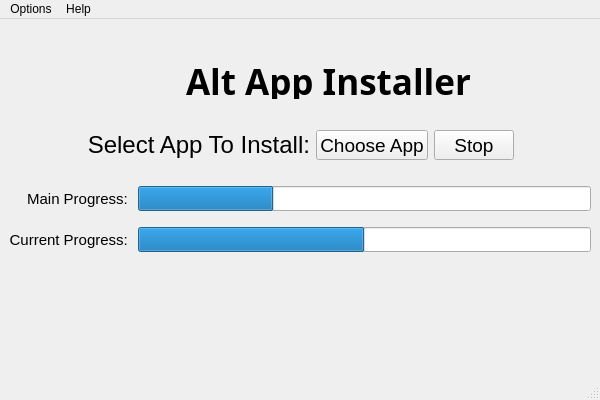
<?xml version="1.0" encoding="UTF-8"?>
<ui version="4.0">
 <class>MainProgram</class>
 <widget class="QMainWindow" name="MainProgram">
  <property name="enabled">
   <bool>true</bool>
  </property>
  <property name="geometry">
   <rect>
    <x>0</x>
    <y>0</y>
    <width>600</width>
    <height>400</height>
   </rect>
  </property>
  <property name="sizePolicy">
   <sizepolicy hsizetype="Expanding" vsizetype="Expanding">
    <horstretch>0</horstretch>
    <verstretch>0</verstretch>
   </sizepolicy>
  </property>
  <property name="minimumSize">
   <size>
    <width>0</width>
    <height>0</height>
   </size>
  </property>
  <property name="maximumSize">
   <size>
    <width>700</width>
    <height>500</height>
   </size>
  </property>
  <property name="windowTitle">
   <string>Alt App Installer</string>
  </property>
  <widget class="QWidget" name="centralwidget">
   <property name="enabled">
    <bool>true</bool>
   </property>
   <property name="sizePolicy">
    <sizepolicy hsizetype="Expanding" vsizetype="Preferred">
     <horstretch>0</horstretch>
     <verstretch>0</verstretch>
    </sizepolicy>
   </property>
   <layout class="QGridLayout" name="gridLayout_2">
    <item row="0" column="0">
     <layout class="QGridLayout" name="gridLayout">
      <property name="sizeConstraint">
       <enum>QLayout::SetDefaultConstraint</enum>
      </property>
      <item row="2" column="0">
       <layout class="QHBoxLayout" name="horizontalLayout_3">
        <item>
         <spacer name="horizontalSpacer_4">
          <property name="orientation">
           <enum>Qt::Horizontal</enum>
          </property>
          <property name="sizeHint" stdset="0">
           <size>
            <width>40</width>
            <height>20</height>
           </size>
          </property>
         </spacer>
        </item>
        <item>
         <widget class="QLabel" name="imagetitle">
          <property name="sizePolicy">
           <sizepolicy hsizetype="Fixed" vsizetype="Fixed">
            <horstretch>0</horstretch>
            <verstretch>0</verstretch>
           </sizepolicy>
          </property>
          <property name="minimumSize">
           <size>
            <width>51</width>
            <height>51</height>
           </size>
          </property>
          <property name="maximumSize">
           <size>
            <width>51</width>
            <height>51</height>
           </size>
          </property>
          <property name="text">
           <string/>
          </property>
          <property name="pixmap">
           <pixmap>../data/images/installer_icon.png</pixmap>
          </property>
          <property name="scaledContents">
           <bool>true</bool>
          </property>
         </widget>
        </item>
        <item>
         <widget class="QLabel" name="Title_2">
          <property name="sizePolicy">
           <sizepolicy hsizetype="Minimum" vsizetype="Fixed">
            <horstretch>0</horstretch>
            <verstretch>0</verstretch>
           </sizepolicy>
          </property>
          <property name="maximumSize">
           <size>
            <width>319</width>
            <height>42</height>
           </size>
          </property>
          <property name="font">
           <font>
            <family>Bahnschrift SemiBold</family>
            <pointsize>26</pointsize>
            <weight>75</weight>
            <bold>true</bold>
           </font>
          </property>
          <property name="layoutDirection">
           <enum>Qt::LeftToRight</enum>
          </property>
          <property name="text">
           <string>Alt App Installer</string>
          </property>
          <property name="alignment">
           <set>Qt::AlignHCenter|Qt::AlignTop</set>
          </property>
         </widget>
        </item>
        <item>
         <spacer name="horizontalSpacer_5">
          <property name="orientation">
           <enum>Qt::Horizontal</enum>
          </property>
          <property name="sizeHint" stdset="0">
           <size>
            <width>40</width>
            <height>20</height>
           </size>
          </property>
         </spacer>
        </item>
       </layout>
      </item>
      <item row="3" column="0">
       <spacer name="horizontalSpacer">
        <property name="orientation">
         <enum>Qt::Horizontal</enum>
        </property>
        <property name="sizeType">
         <enum>QSizePolicy::Fixed</enum>
        </property>
        <property name="sizeHint" stdset="0">
         <size>
          <width>40</width>
          <height>20</height>
         </size>
        </property>
       </spacer>
      </item>
      <item row="6" column="0">
       <spacer name="verticalSpacer">
        <property name="orientation">
         <enum>Qt::Vertical</enum>
        </property>
        <property name="sizeHint" stdset="0">
         <size>
          <width>20</width>
          <height>40</height>
         </size>
        </property>
       </spacer>
      </item>
      <item row="1" column="0">
       <spacer name="verticalSpacer_2">
        <property name="orientation">
         <enum>Qt::Vertical</enum>
        </property>
        <property name="sizeType">
         <enum>QSizePolicy::Fixed</enum>
        </property>
        <property name="sizeHint" stdset="0">
         <size>
          <width>0</width>
          <height>25</height>
         </size>
        </property>
       </spacer>
      </item>
      <item row="4" column="0">
       <layout class="QVBoxLayout" name="verticalLayout">
        <item>
         <layout class="QHBoxLayout" name="horizontalLayout_4">
          <item>
           <spacer name="horizontalSpacer_6">
            <property name="orientation">
             <enum>Qt::Horizontal</enum>
            </property>
            <property name="sizeHint" stdset="0">
             <size>
              <width>40</width>
              <height>20</height>
             </size>
            </property>
           </spacer>
          </item>
          <item>
           <widget class="QLabel" name="Select_app_label">
            <property name="sizePolicy">
             <sizepolicy hsizetype="Preferred" vsizetype="Expanding">
              <horstretch>0</horstretch>
              <verstretch>0</verstretch>
             </sizepolicy>
            </property>
            <property name="maximumSize">
             <size>
              <width>225</width>
              <height>30</height>
             </size>
            </property>
            <property name="font">
             <font>
              <family>Arial</family>
              <pointsize>18</pointsize>
              <weight>50</weight>
              <bold>false</bold>
             </font>
            </property>
            <property name="text">
             <string>Select App To Install:</string>
            </property>
            <property name="alignment">
             <set>Qt::AlignRight|Qt::AlignTrailing|Qt::AlignVCenter</set>
            </property>
           </widget>
          </item>
          <item>
           <widget class="QPushButton" name="pushButton">
            <property name="sizePolicy">
             <sizepolicy hsizetype="Minimum" vsizetype="Fixed">
              <horstretch>0</horstretch>
              <verstretch>0</verstretch>
             </sizepolicy>
            </property>
            <property name="maximumSize">
             <size>
              <width>114</width>
              <height>30</height>
             </size>
            </property>
            <property name="font">
             <font>
              <family>Arial</family>
              <pointsize>14</pointsize>
              <weight>50</weight>
              <bold>false</bold>
             </font>
            </property>
            <property name="text">
             <string>Choose App</string>
            </property>
           </widget>
          </item>
          <item>
           <widget class="QPushButton" name="stop_btn">
            <property name="sizePolicy">
             <sizepolicy hsizetype="Minimum" vsizetype="Fixed">
              <horstretch>0</horstretch>
              <verstretch>0</verstretch>
             </sizepolicy>
            </property>
            <property name="maximumSize">
             <size>
              <width>114</width>
              <height>30</height>
             </size>
            </property>
            <property name="font">
             <font>
              <family>Arial</family>
              <pointsize>14</pointsize>
              <weight>50</weight>
              <bold>false</bold>
             </font>
            </property>
            <property name="text">
             <string>Stop</string>
            </property>
           </widget>
          </item>
          <item>
           <spacer name="horizontalSpacer_7">
            <property name="orientation">
             <enum>Qt::Horizontal</enum>
            </property>
            <property name="sizeHint" stdset="0">
             <size>
              <width>40</width>
              <height>20</height>
             </size>
            </property>
           </spacer>
          </item>
         </layout>
        </item>
        <item>
         <spacer name="horizontalSpacer_3">
          <property name="orientation">
           <enum>Qt::Horizontal</enum>
          </property>
          <property name="sizeType">
           <enum>QSizePolicy::Fixed</enum>
          </property>
          <property name="sizeHint" stdset="0">
           <size>
            <width>400</width>
            <height>20</height>
           </size>
          </property>
         </spacer>
        </item>
        <item>
         <layout class="QHBoxLayout" name="horizontalLayout">
          <item>
           <spacer name="horizontalSpacer_8">
            <property name="orientation">
             <enum>Qt::Horizontal</enum>
            </property>
            <property name="sizeType">
             <enum>QSizePolicy::Fixed</enum>
            </property>
            <property name="sizeHint" stdset="0">
             <size>
              <width>18</width>
              <height>20</height>
             </size>
            </property>
           </spacer>
          </item>
          <item>
           <widget class="QLabel" name="Main_bar">
            <property name="sizePolicy">
             <sizepolicy hsizetype="Preferred" vsizetype="Minimum">
              <horstretch>0</horstretch>
              <verstretch>0</verstretch>
             </sizepolicy>
            </property>
            <property name="minimumSize">
             <size>
              <width>0</width>
              <height>25</height>
             </size>
            </property>
            <property name="maximumSize">
             <size>
              <width>16777215</width>
              <height>25</height>
             </size>
            </property>
            <property name="font">
             <font>
              <family>Arial</family>
              <pointsize>11</pointsize>
              <weight>50</weight>
              <bold>false</bold>
             </font>
            </property>
            <property name="text">
             <string>Main Progress: </string>
            </property>
            <property name="alignment">
             <set>Qt::AlignRight|Qt::AlignTrailing|Qt::AlignVCenter</set>
            </property>
           </widget>
          </item>
          <item>
           <widget class="QProgressBar" name="mainprogressBar">
            <property name="sizePolicy">
             <sizepolicy hsizetype="Expanding" vsizetype="Fixed">
              <horstretch>0</horstretch>
              <verstretch>0</verstretch>
             </sizepolicy>
            </property>
            <property name="minimumSize">
             <size>
              <width>0</width>
              <height>25</height>
             </size>
            </property>
            <property name="maximumSize">
             <size>
              <width>16777215</width>
              <height>25</height>
             </size>
            </property>
            <property name="font">
             <font>
              <family>Arial</family>
             </font>
            </property>
            <property name="value">
             <number>30</number>
            </property>
            <property name="textVisible">
             <bool>false</bool>
            </property>
           </widget>
          </item>
         </layout>
        </item>
        <item>
         <spacer name="horizontalSpacer_2">
          <property name="orientation">
           <enum>Qt::Horizontal</enum>
          </property>
          <property name="sizeHint" stdset="0">
           <size>
            <width>40</width>
            <height>10</height>
           </size>
          </property>
         </spacer>
        </item>
        <item>
         <layout class="QHBoxLayout" name="horizontalLayout_2">
          <item>
           <widget class="QLabel" name="Current_bar">
            <property name="sizePolicy">
             <sizepolicy hsizetype="Minimum" vsizetype="Minimum">
              <horstretch>0</horstretch>
              <verstretch>0</verstretch>
             </sizepolicy>
            </property>
            <property name="minimumSize">
             <size>
              <width>5</width>
              <height>25</height>
             </size>
            </property>
            <property name="maximumSize">
             <size>
              <width>16777215</width>
              <height>25</height>
             </size>
            </property>
            <property name="baseSize">
             <size>
              <width>0</width>
              <height>5</height>
             </size>
            </property>
            <property name="font">
             <font>
              <family>Arial</family>
              <pointsize>11</pointsize>
             </font>
            </property>
            <property name="text">
             <string>Current Progress: </string>
            </property>
            <property name="alignment">
             <set>Qt::AlignRight|Qt::AlignTrailing|Qt::AlignVCenter</set>
            </property>
           </widget>
          </item>
          <item>
           <widget class="QProgressBar" name="currentprogressBar">
            <property name="sizePolicy">
             <sizepolicy hsizetype="Expanding" vsizetype="Fixed">
              <horstretch>0</horstretch>
              <verstretch>0</verstretch>
             </sizepolicy>
            </property>
            <property name="minimumSize">
             <size>
              <width>0</width>
              <height>0</height>
             </size>
            </property>
            <property name="maximumSize">
             <size>
              <width>16777215</width>
              <height>25</height>
             </size>
            </property>
            <property name="baseSize">
             <size>
              <width>20</width>
              <height>30</height>
             </size>
            </property>
            <property name="font">
             <font>
              <family>Arial</family>
             </font>
            </property>
            <property name="autoFillBackground">
             <bool>false</bool>
            </property>
            <property name="value">
             <number>50</number>
            </property>
            <property name="textVisible">
             <bool>false</bool>
            </property>
           </widget>
          </item>
         </layout>
        </item>
       </layout>
      </item>
     </layout>
    </item>
   </layout>
  </widget>
  <widget class="QMenuBar" name="menubar">
   <property name="geometry">
    <rect>
     <x>0</x>
     <y>0</y>
     <width>600</width>
     <height>21</height>
    </rect>
   </property>
   <widget class="QMenu" name="menuOptions">
    <property name="title">
     <string>Options</string>
    </property>
    <widget class="QMenu" name="advancedmenu">
     <property name="enabled">
      <bool>true</bool>
     </property>
     <property name="statusTip">
      <string>Advanced Settings</string>
     </property>
     <property name="tearOffEnabled">
      <bool>false</bool>
     </property>
     <property name="title">
      <string>Advanced</string>
     </property>
     <property name="icon">
      <iconset>
       <normaloff>../data/images/advanced.png</normaloff>../data/images/advanced.png</iconset>
     </property>
     <property name="toolTipsVisible">
      <bool>false</bool>
     </property>
     <widget class="QMenu" name="Dependencymenu">
      <property name="statusTip">
       <string>Dependency Download Option</string>
      </property>
      <property name="title">
       <string>Dependencies</string>
      </property>
      <property name="icon">
       <iconset>
        <normaloff>../data/images/dependency.png</normaloff>../data/images/dependency.png</iconset>
      </property>
      <addaction name="actionIgnore_Latest_Version"/>
      <addaction name="actionIgnore_All_filters"/>
     </widget>
     <addaction name="Dependencymenu"/>
     <addaction name="actionDownload_Mode"/>
     <addaction name="actionDedicated_Folder"/>
    </widget>
    <addaction name="actionDownloads"/>
    <addaction name="actionget_using_url"/>
    <addaction name="actioninstall_From_File"/>
    <addaction name="actionclear_cache"/>
    <addaction name="advancedmenu"/>
   </widget>
   <widget class="QMenu" name="menuAbout">
    <property name="title">
     <string>Help</string>
    </property>
    <addaction name="actionCheck_For_Updates"/>
    <addaction name="actionOpen_Logs"/>
    <addaction name="separator"/>
    <addaction name="actionHelp"/>
    <addaction name="actionAbout"/>
   </widget>
   <addaction name="menuOptions"/>
   <addaction name="menuAbout"/>
  </widget>
  <widget class="QStatusBar" name="statusbar"/>
  <action name="actionInstall_From_File">
   <property name="text">
    <string>Install From File</string>
   </property>
   <property name="statusTip">
    <string>Install App (appx,Msix) From Local File</string>
   </property>
  </action>
  <action name="actionDownload_From_Url">
   <property name="text">
    <string>Install From Url</string>
   </property>
   <property name="statusTip">
    <string>Install from link given by user (link of the app from microsoft.com)</string>
   </property>
  </action>
  <action name="actionclear_cache">
   <property name="icon">
    <iconset>
     <normaloff>../data/images/clear.png</normaloff>../data/images/clear.png</iconset>
   </property>
   <property name="text">
    <string>Clear Cache</string>
   </property>
   <property name="statusTip">
    <string>Clear all files like [downloads,logs.. etc]</string>
   </property>
  </action>
  <action name="actionInstall_Driver_Chrome">
   <property name="text">
    <string>Install Driver + Chrome</string>
   </property>
  </action>
  <action name="actionInstall_Chrome_Driver">
   <property name="text">
    <string>Install Chrome Driver</string>
   </property>
   <property name="statusTip">
    <string>Download and install chrome driver</string>
   </property>
  </action>
  <action name="actionCheck_For_Updates">
   <property name="icon">
    <iconset>
     <normaloff>../data/images/update.png</normaloff>../data/images/update.png</iconset>
   </property>
   <property name="text">
    <string>Check For Updates</string>
   </property>
   <property name="statusTip">
    <string>Check for updates</string>
   </property>
  </action>
  <action name="actionAbout">
   <property name="icon">
    <iconset>
     <normaloff>../data/images/about.png</normaloff>../data/images/about.png</iconset>
   </property>
   <property name="text">
    <string>About</string>
   </property>
   <property name="statusTip">
    <string/>
   </property>
  </action>
  <action name="actionHelp">
   <property name="icon">
    <iconset>
     <normaloff>../data/images/help.png</normaloff>../data/images/help.png</iconset>
   </property>
   <property name="text">
    <string>Help</string>
   </property>
   <property name="statusTip">
    <string>Get Help</string>
   </property>
  </action>
  <action name="actionOpen_Logs">
   <property name="icon">
    <iconset>
     <normaloff>../data/images/log.png</normaloff>../data/images/log.png</iconset>
   </property>
   <property name="text">
    <string>Open Logs</string>
   </property>
   <property name="statusTip">
    <string>Open log file</string>
   </property>
  </action>
  <action name="actionDownload_From_Url_2">
   <property name="text">
    <string>Download From Url</string>
   </property>
   <property name="statusTip">
    <string>Download from link given by user (link of the app from microsoft.com)</string>
   </property>
  </action>
  <action name="actioninstall_From_File">
   <property name="icon">
    <iconset>
     <normaloff>../data/images/file.png</normaloff>../data/images/file.png</iconset>
   </property>
   <property name="text">
    <string>Install UWP App</string>
   </property>
   <property name="statusTip">
    <string>Install app (Appx,Msix..etc) from local file </string>
   </property>
  </action>
  <action name="actionSet_Wait_Time">
   <property name="text">
    <string>Set Wait Time</string>
   </property>
   <property name="statusTip">
    <string>Set Wait Time ( Use If Slow Internet Speed,Default: 5)</string>
   </property>
  </action>
  <action name="actionDownloads">
   <property name="icon">
    <iconset>
     <normaloff>../data/images/downloads.png</normaloff>../data/images/downloads.png</iconset>
   </property>
   <property name="text">
    <string>Downloads</string>
   </property>
   <property name="statusTip">
    <string>Open downloads folder</string>
   </property>
  </action>
  <action name="actionAll_Dependencies">
   <property name="checkable">
    <bool>true</bool>
   </property>
   <property name="icon">
    <iconset>
     <selectedoff>data/images/unchecked.png</selectedoff>
     <selectedon>data/images/checked.png</selectedon>
    </iconset>
   </property>
   <property name="text">
    <string>All Dependencies</string>
   </property>
  </action>
  <action name="actionIgnore_Latest_Version">
   <property name="checkable">
    <bool>true</bool>
   </property>
   <property name="icon">
    <iconset>
     <normaloff>../data/images/unchecked.png</normaloff>
     <normalon>../data/images/checked.png</normalon>../data/images/unchecked.png</iconset>
   </property>
   <property name="text">
    <string>Ignore  Version</string>
   </property>
   <property name="statusTip">
    <string>Download all versions of the dependencies</string>
   </property>
  </action>
  <action name="actionIgnore_All_filters">
   <property name="checkable">
    <bool>true</bool>
   </property>
   <property name="icon">
    <iconset>
     <normaloff>../data/images/unchecked.png</normaloff>
     <normalon>../data/images/checked.png</normalon>
     <selectedoff>../data/images/unchecked.png</selectedoff>
     <selectedon>../data/images/checked.png</selectedon>../data/images/unchecked.png</iconset>
   </property>
   <property name="text">
    <string>Ignore All  Filters</string>
   </property>
   <property name="statusTip">
    <string>Download all dependencies regardless of system arch (x64,x32,Arm), type (Appx,Msix..etc), latest version</string>
   </property>
  </action>
  <action name="actionget_using_url">
   <property name="icon">
    <iconset>
     <normaloff>../data/images/link.png</normaloff>../data/images/link.png</iconset>
   </property>
   <property name="text">
    <string>Get From Link</string>
   </property>
   <property name="statusTip">
    <string>Get the app from the link (app url)</string>
   </property>
  </action>
  <action name="actionDownload_Mode">
   <property name="checkable">
    <bool>true</bool>
   </property>
   <property name="icon">
    <iconset>
     <normaloff>../data/images/unchecked.png</normaloff>
     <normalon>../data/images/checked.png</normalon>../data/images/unchecked.png</iconset>
   </property>
   <property name="text">
    <string>Download Mode</string>
   </property>
   <property name="statusTip">
    <string>Enable download only mode</string>
   </property>
  </action>
  <action name="actionDedicated_Folder">
   <property name="icon">
    <iconset>
     <normaloff>../data/images/unchecked.png</normaloff>
     <normalon>../data/images/checked.png</normalon>../data/images/unchecked.png</iconset>
   </property>
   <property name="text">
    <string>Dedicated Folder</string>
   </property>
   <property name="statusTip">
    <string>Download the apps to seperate folder [causes increase in bandwith and storage space]</string>
   </property>
  </action>
 </widget>
 <resources/>
 <connections/>
</ui>
